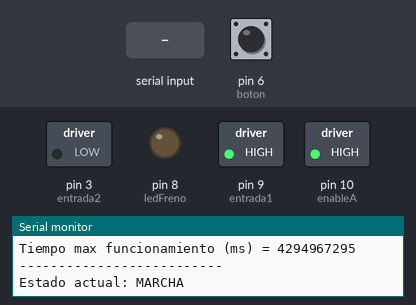
Bench run of a sketch on a simulated Arduino Uno, built with avr-gcc and run on an emulated ATmega328P. Shown: switched loads named in the sketch (green lamp = pin HIGH), output pins drawn as LEDs (lit = HIGH), the last lines printed to the serial monitor. The test bench sets the inputs (shaded band); at power-on: pin 6 (boton) HIGH. Random numbers use the default seed unless the sketch sets one; EEPROM starts erased.

Above: at 1.6 s.
1.7 s: pin 6 (boton) pulled LOW for 1 s
4.2 s: "M90\n" received over Serial
6.7 s: "M,45\n" received over Serial
9.2 s: "90,45\n" received over Serial
At 9.8 s:
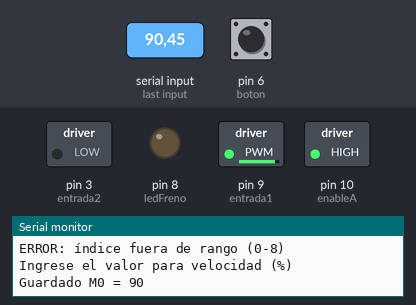
10.7 s: pin 6 (boton) pulled LOW for 3.2 s
15.4 s: "R90\n" received over Serial
At 17.2 s:
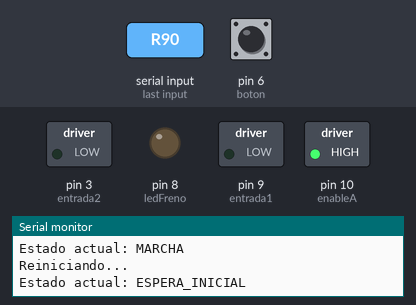
Timing chart, 0 to 18.9 s (numbered marks = the images above; inputs shaded):
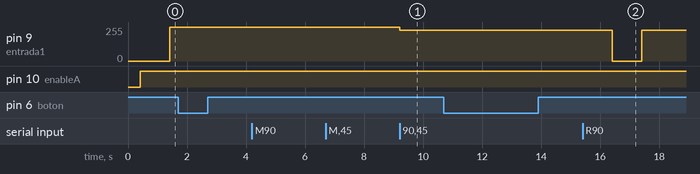

Measured:
- after the input at 9.2 s, pin 9 (entrada1): 255/255 → 229/255 at once
- after the input at 15.4 s, pin 9 (entrada1): 229/255 → 0/255 after 1.0 s, → 229/255 1.0 s later

The sketch:

crab_controller.ino
```cpp
/*
 * C.R.A.B. — Controlled Regulable Agitation Box
 * Arduino controller for programmable mechanical stimulation protocols.
 *
 * Developed by Anabella De Bortoli and Javier García Cueto
 * Laboratorio 6 — Physics Department, FCEyN, Universidad de Buenos Aires
 * Experimental work at IFIBYNE (CONICET-UBA), 2025.
 *
 * This public version preserves the logic of the experimental controller.
 */

// === Comandos disponibles ===
// M0: Velocidad (%) (0-100)
// M1: Cantidad de ciclos
// M2-M3: Tiempo mínimo y máximo de marcha
// M4-M5: Tiempo mínimo y máximo de pausa
// M6-M7: Tiempo mínimo y máximo de descanso
// M8: Duración total de la prueba
// El valor máximo de cada intervalo debe ser mayor o igual al mínimo.
// P: Imprime los parámetros actuales
// R: Reinicia la máquina de estados

// === Librerias ===
#include <EEPROM.h>
#include <avr/wdt.h>

// === Pines ===
const int entrada1 = 9;
const int entrada2 = 3;
const int enableA = 10;
const int ledFreno = 8;
const int boton = 6;

// === Variables de configuración ===
int velocidadPWM;
int ciclosMaximos;
unsigned long tMarchaMin, tMarchaMax;
unsigned long tPausaMin, tPausaMax;
unsigned long tDescansoMin, tDescansoMax;
unsigned long tMaxFuncionamiento;

// === Dirección base EEPROM ===
const int DIR_BASE = 0;
const int BYTES_INT = 2;
const int BYTES_ULONG = 4;

// === Variables de control ===
unsigned long tiempoAnterior = 0;
unsigned long inicioExperimento = 0;

bool ultimoEstadoBoton = false;
bool estadoEstableBoton = HIGH;
unsigned long ultimoCambioBoton = 0;
unsigned int tiempoDebounce = 5;

unsigned long ultimoParpadeo = 0;
bool estadoLed = false;

unsigned long tiempoMarcha, tiempoPausa, descansoLargo;
int cicloActual = 0;

bool enModoManual = false;
bool tiempoMaximoAlcanzado = false;


// === Maquina de estados ===
enum Estado {
  ESPERA_INICIAL,
  MARCHA,
  PAUSA,
  DESCANSO,
  MODO_MANUAL,
  APAGADO
};
Estado estadoActual = ESPERA_INICIAL;
Estado estadoPrevio = ESPERA_INICIAL;

// === Funciones de los parámetros variables ===
void escribirParametro(int index, unsigned long valor) {
  int offset;
  if (index == 0) {
    offset = DIR_BASE;
    EEPROM.put(offset, (int)valor);
  } else if (index == 1) {
    offset = DIR_BASE + BYTES_INT;
    EEPROM.put(offset, (int)valor);
  } else {
    offset = DIR_BASE + 2*BYTES_INT + (index - 2) * BYTES_ULONG;
    EEPROM.put(offset, valor);
  }
}

void leerParametros() {
  int offset = DIR_BASE;
  EEPROM.get(offset, velocidadPWM); offset += BYTES_INT;
  EEPROM.get(offset, ciclosMaximos); offset += BYTES_INT;
  EEPROM.get(offset, tMarchaMin); offset += BYTES_ULONG;
  EEPROM.get(offset, tMarchaMax); offset += BYTES_ULONG;
  EEPROM.get(offset, tPausaMin);  offset += BYTES_ULONG;
  EEPROM.get(offset, tPausaMax);  offset += BYTES_ULONG;
  EEPROM.get(offset, tDescansoMin); offset += BYTES_ULONG;
  EEPROM.get(offset, tDescansoMax); offset += BYTES_ULONG;
  EEPROM.get(offset, tMaxFuncionamiento);
}

void printParametros() {
  Serial.println(F("--------------------------"));
  Serial.print(F("Velocidad (%) = "));
  Serial.println(velocidadPWM);
  Serial.print(F("Ciclos = "));
  Serial.println(ciclosMaximos);
  Serial.print(F("Marcha min (ms) = "));
  Serial.println(tMarchaMin);
  Serial.print(F("Marcha max (ms) = "));
  Serial.println(tMarchaMax);
  Serial.print(F("Pausa min (ms) = "));
  Serial.println(tPausaMin);
  Serial.print(F("Pausa max (ms) = "));
  Serial.println(tPausaMax);
  Serial.print(F("Descanso min (ms) = "));
  Serial.println(tDescansoMin);
  Serial.print(F("Descanso max (ms) = "));
  Serial.println(tDescansoMax);
  Serial.print(F("Tiempo max funcionamiento (ms) = "));
  Serial.println(tMaxFuncionamiento);
  Serial.println(F("--------------------------"));
}

void validarYGuardarParametro(int index, unsigned long valor) {
  bool valido = false;
  String errorMsg = "Error";

  switch(index) {
    case 0:
      valido = (valor <= 100);
      errorMsg = F("ERROR: Ingrese porcentaje válido (0-100)");
      break;
    case 1:
      valido = true;
      break;
    case 2:
      valido = true;
      break;
    case 3:
      valido = (valor >= tMarchaMin);
      errorMsg = F("ERROR: Tiempo max debe ser >= min");
      break;
    case 4:
      valido = true;
      break;
    case 5:
      valido = (valor >= tPausaMin);
      errorMsg = F("ERROR: Tiempo max debe ser >= min");
      break;
    case 6:
      valido = true;
      break;
    case 7:
      valido = (valor >= tDescansoMin);
      errorMsg = F("ERROR: Tiempo max debe ser >= min");
      break;
    case 8:
      valido = true;
      break;
  }

  if (valido) {
    escribirParametro(index, valor);
    leerParametros();
    Serial.print(F("Guardado M"));
    Serial.print(index);
    Serial.print(F(" = "));
    Serial.println(valor);
  } else {
    Serial.println(errorMsg);
  }
}

// === Funciones para comandos y comunicacion serial ===
void imprimirModo() {
  Serial.print(F("Estado actual: "));
  switch(estadoActual) {
    case ESPERA_INICIAL: Serial.println(F("ESPERA_INICIAL")); break;
    case MARCHA: Serial.println(F("MARCHA")); break;
    case PAUSA: Serial.println(F("PAUSA")); break;
    case DESCANSO: Serial.println(F("DESCANSO")); break;
    case MODO_MANUAL: Serial.println(F("MODO_MANUAL")); break;
    case APAGADO: Serial.println(F("APAGADO")); break;
  }
}

void reiniciarSistema() {
  estadoActual = ESPERA_INICIAL;
  cicloActual = 0;
  tiempoAnterior = millis();
  inicioExperimento = millis();
  tiempoMaximoAlcanzado = false;
  imprimirModo();
}

void ejecutarComando(String comando) {
  comando.trim();

  if (comando.startsWith("M")) {
    int index = comando.substring(1).toInt();
    if (index < 0 || index > 8) {
      Serial.println(F("ERROR: índice fuera de rango (0-8)"));
      return;
    }

    Serial.print(F("Ingrese el valor para "));
    switch(index) {
      case 0: Serial.println(F("velocidad (%)")); break;
      case 1: Serial.println(F("ciclos")); break;
      case 2: Serial.println(F("tiempo minimo de marcha (ms)")); break;
      case 3: Serial.println(F("tiempo maximo de marcha (ms)")); break;
      case 4: Serial.println(F("tiempo minimo de pausa (ms)")); break;
      case 5: Serial.println(F("tiempo maximo de pausa (ms)")); break;
      case 6: Serial.println(F("tiempo minimo de descanso (ms)")); break;
      case 7: Serial.println(F("tiempo maximo de descanso (ms)")); break;
      case 8: Serial.println(F("tiempo maximo de funcionamiento (ms)")); break;
    }

    unsigned long startWait = millis();
    while (!Serial.available() && (millis() - startWait < 7000)) {
      wdt_reset();
      delay(10);
    }

    if (Serial.available()) {
      unsigned long valor = Serial.parseInt();
      validarYGuardarParametro(index, valor);
    } else {
      Serial.println(F("Timeout: No se recibió input"));
    }

    while (Serial.available()) Serial.read();

  } else if (comando.startsWith("R")) {
    Serial.println(F("Reiniciando..."));
    reiniciarSistema();

  } else if (comando.startsWith("P")) {
    printParametros();

  }else if (comando.startsWith("T")){
    Serial.print(F("Tiempo transcurrido: "));
    Serial.print((millis() - inicioExperimento)/60000,0);
    Serial.print(":");
    Serial.println(((millis() - inicioExperimento) % 60000 )/1000);
  }
}

// === Funciones de motor, LED y botón ===

void motorMarcha() {
  int pwm = map(velocidadPWM, 0, 100, 0, 255);
  analogWrite(entrada1, pwm);
  digitalWrite(entrada2, LOW);
  digitalWrite(enableA, HIGH);
  digitalWrite(ledFreno, LOW);
}

void motorParado() {
  analogWrite(entrada1, 0);
  digitalWrite(entrada2, LOW);
  digitalWrite(enableA, HIGH);
  digitalWrite(ledFreno, LOW);
}

void motorDescanso() {
  analogWrite(entrada1, 0);
  digitalWrite(entrada2, LOW);
  digitalWrite(enableA, HIGH);
  digitalWrite(ledFreno, HIGH);
}

void motorApagado() {
  analogWrite(entrada1, 0);
  digitalWrite(entrada2, LOW);
  digitalWrite(enableA, LOW);
  digitalWrite(ledFreno, LOW);
}


bool botonPresionado() {
  bool lectura = digitalRead(boton);
  if (lectura != ultimoEstadoBoton) {
    ultimoCambioBoton = millis();
    ultimoEstadoBoton = lectura;
  }
  if ((millis() - ultimoCambioBoton) > tiempoDebounce) {
    if (estadoEstableBoton != lectura) {
      estadoEstableBoton = lectura;
    }
  }
  return estadoEstableBoton == LOW;
}

// === Funciones de control temporal ===
// Función segura para comparación de tiempo
bool tiempoCumplido(unsigned long inicio, unsigned long duracion) {
  return (millis() - inicio) >= duracion;
}


void verificarTiempoMaximo() {
  if (!tiempoMaximoAlcanzado && tMaxFuncionamiento > 0 &&
      tiempoCumplido(inicioExperimento, tMaxFuncionamiento)) {
    tiempoMaximoAlcanzado = true;
    motorApagado();
    Serial.println(F("Tiempo máximo alcanzado, pasando a APAGADO"));
    estadoActual = APAGADO;
  }
}

// Función para alimentar el watchdog
void alimentarWatchdog() {
  asm volatile ("wdr"); // Watchdog reset instruction
}


// === Máquina de estados ===

void maquinaEstados() {
  switch (estadoActual) {
    case ESPERA_INICIAL:
      motorParado();
      if (tiempoCumplido(tiempoAnterior, 1000)) {
        estadoActual = MARCHA;
        imprimirModo();
        tiempoAnterior = millis();
        tiempoMarcha = random(tMarchaMin, tMarchaMax + 1);
      }
      break;

    case MARCHA:
      motorMarcha();
      if (tiempoCumplido(tiempoAnterior, tiempoMarcha)) {
        estadoActual = PAUSA;
        imprimirModo();
        tiempoAnterior = millis();
        tiempoPausa = random(tPausaMin, tPausaMax + 1);
      }
      break;

    case PAUSA:
      motorParado();
      if (tiempoCumplido(tiempoAnterior, tiempoPausa)) {
        cicloActual++;

        if (cicloActual >= ciclosMaximos) {
          estadoActual = DESCANSO;
          imprimirModo();
          tiempoAnterior = millis();
          cicloActual = 0;
          descansoLargo = random(tDescansoMin, tDescansoMax + 1);
          Serial.print(F("Tiempo de descanso elegido (min): "));
          Serial.print(descansoLargo / 60000.0, 0);
          Serial.print(":");
          Serial.println((descansoLargo % 60000 )/1000);
        } else {
          estadoActual = MARCHA;
          imprimirModo();
          tiempoAnterior = millis();
          tiempoMarcha = random(tMarchaMin, tMarchaMax + 1);
        }
      }
      break;

    case DESCANSO:
      motorDescanso();
      if (tiempoCumplido(tiempoAnterior, descansoLargo)) {
        estadoActual = MARCHA;
        imprimirModo();
        tiempoAnterior = millis();
        tiempoMarcha = random(tMarchaMin, tMarchaMax + 1);
      }
      break;

    case MODO_MANUAL:
      motorMarcha();
      if (tiempoCumplido(ultimoParpadeo, 250)) {
        ultimoParpadeo = millis();
        estadoLed = !estadoLed;
        digitalWrite(ledFreno, estadoLed);
      }
      break;

    case APAGADO:
      motorApagado();
      wdt_disable();
      while(true){
        delay(1000);
        if(Serial.available()){
          String linea = Serial.readStringUntil("\n");
          linea.trim();
          if(linea.startsWith("R")){
            Serial.println("Reiniciando desde APAGADO...");
            asm volatile ("jmp 0");
          }
        }
      }
  }
}


// === Setup ===
void setup() {

  // Leer motivo de reset INMEDIATAMENTE
  uint8_t mcusr = MCUSR;
  MCUSR = 0;
  wdt_disable();
  Serial.begin(9600);
  delay(100);

  // Verificar razón de reset
  Serial.print(F("MCUSR: 0x"));
  Serial.println(mcusr, HEX);
  if (mcusr & (1<<PORF)) Serial.println(F("Power-on Reset"));
  if (mcusr & (1<<EXTRF)) Serial.println(F("External Reset (pin)"));
  if (mcusr & (1<<BORF)) Serial.println(F("*** BROWN-OUT RESET ***"));
  if (mcusr & (1<<WDRF)) Serial.println(F("Watchdog Reset"));
  if (mcusr == 0x0) { Serial.println(F("Reset por software"));}

  Serial.println(F("Inicializando..."));
  // Configurar pines
  pinMode(entrada1, OUTPUT);
  pinMode(entrada2, OUTPUT);
  pinMode(enableA, OUTPUT);
  pinMode(ledFreno, OUTPUT);
  pinMode(boton, INPUT_PULLUP);

  motorApagado();
  leerParametros();
  printParametros();
  tiempoAnterior = millis();
  inicioExperimento = millis();
  wdt_enable(WDTO_4S); // Watchdog con timeout de 4 s.
}


// === Loop ===
void loop() {

  alimentarWatchdog();
  verificarTiempoMaximo();
  maquinaEstados();
  delay(1); // Evita iteraciones innecesariamente rápidas del loop principal.

  if (Serial.available()) {
    String linea = Serial.readStringUntil("\n");
    ejecutarComando(linea);
    while (Serial.available()) Serial.read();
  }

  if (botonPresionado()) {
    if (!enModoManual) {
      enModoManual = true;
      estadoPrevio = estadoActual;
      estadoActual = MODO_MANUAL;
      imprimirModo();
      tiempoAnterior = millis();
    }
  } else {
    if (enModoManual) {
      enModoManual = false;
      estadoActual = estadoPrevio;
      imprimirModo();
      tiempoAnterior = millis();
      digitalWrite(ledFreno, LOW);
    }
  }
}
```
